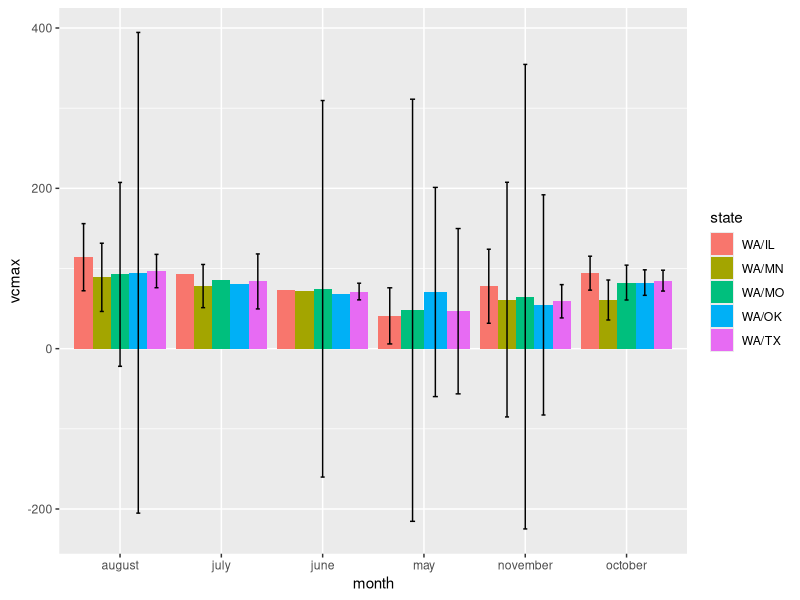
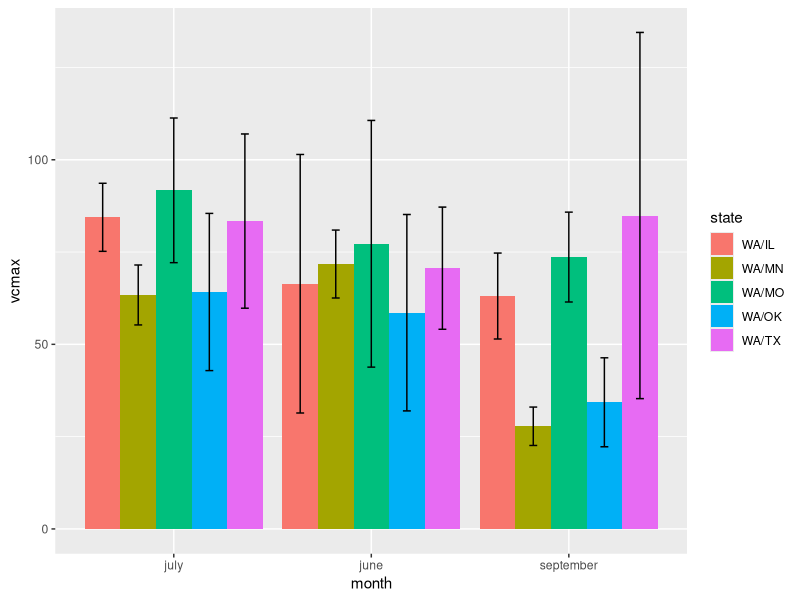
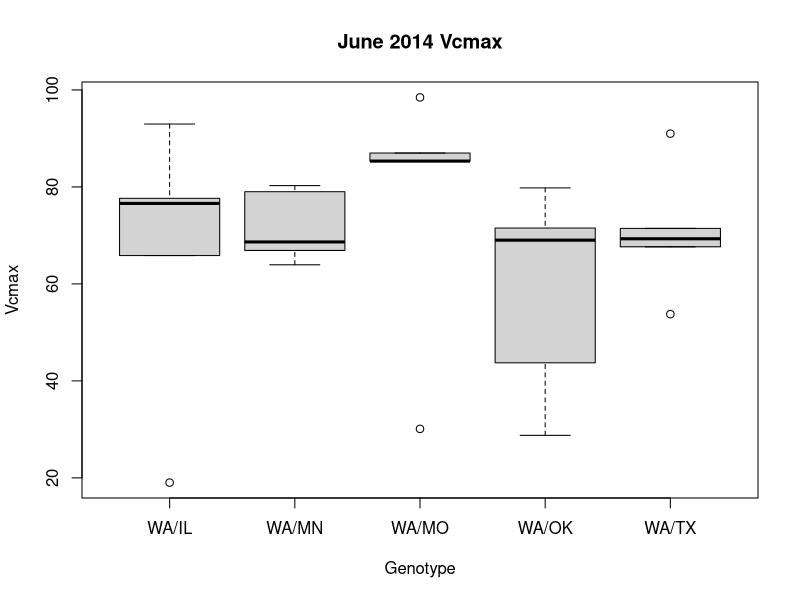
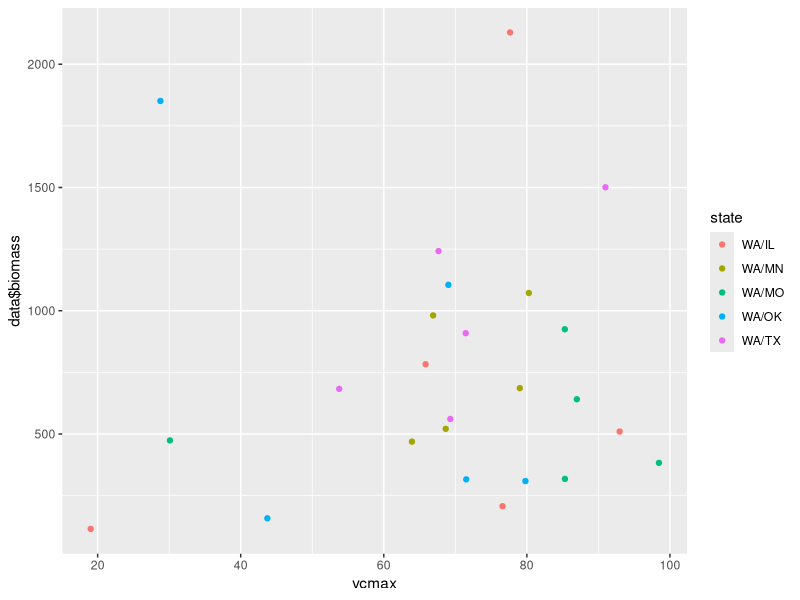
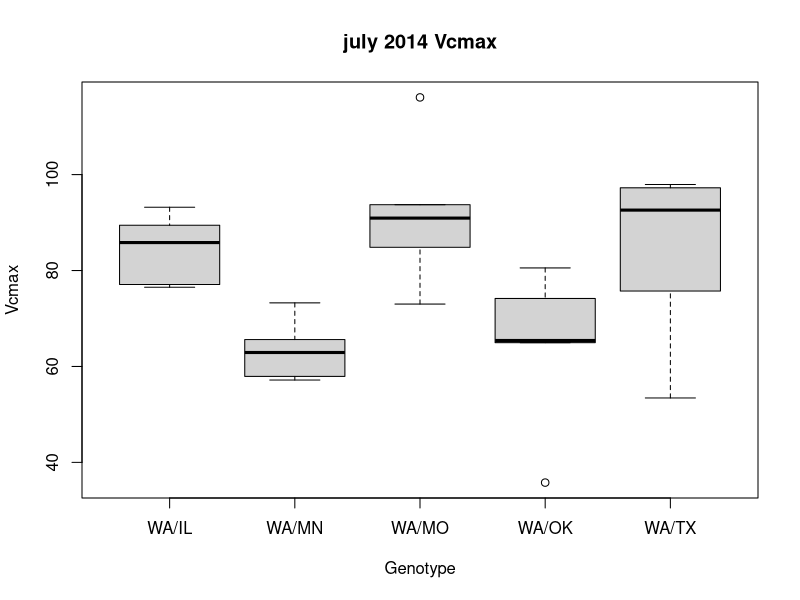
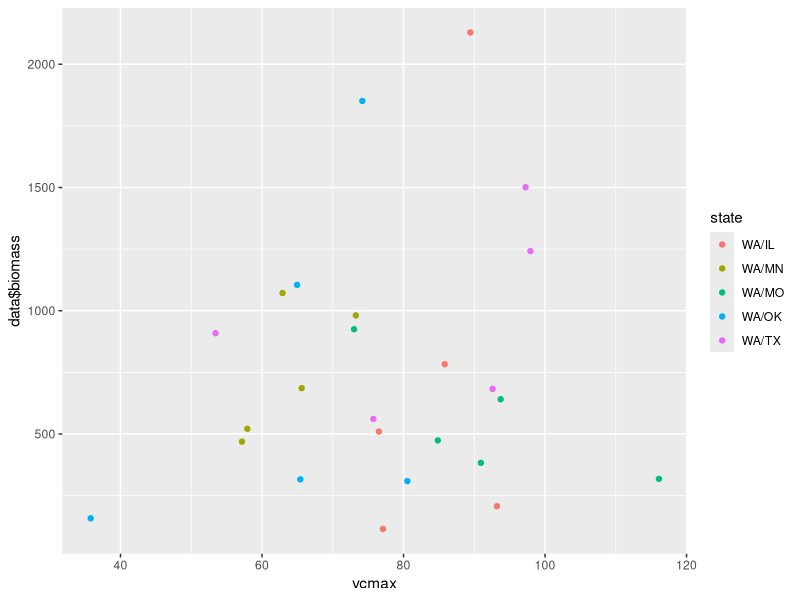
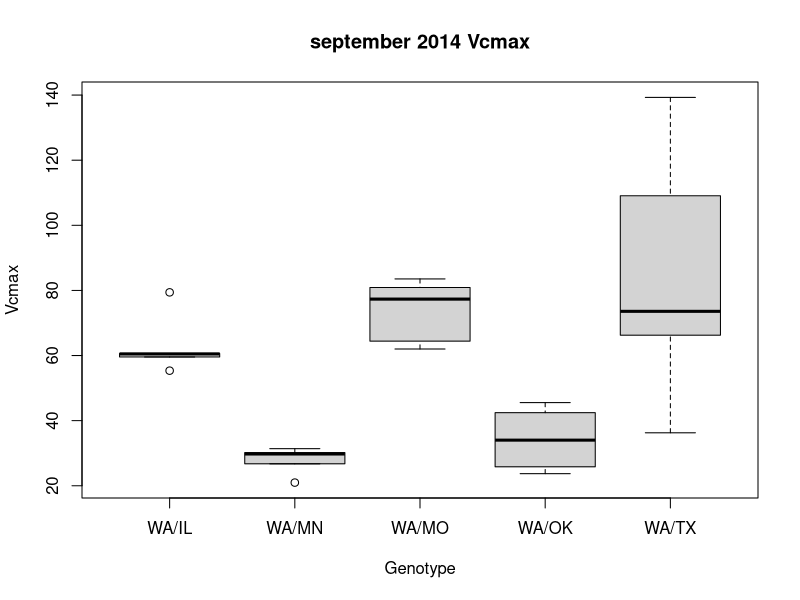
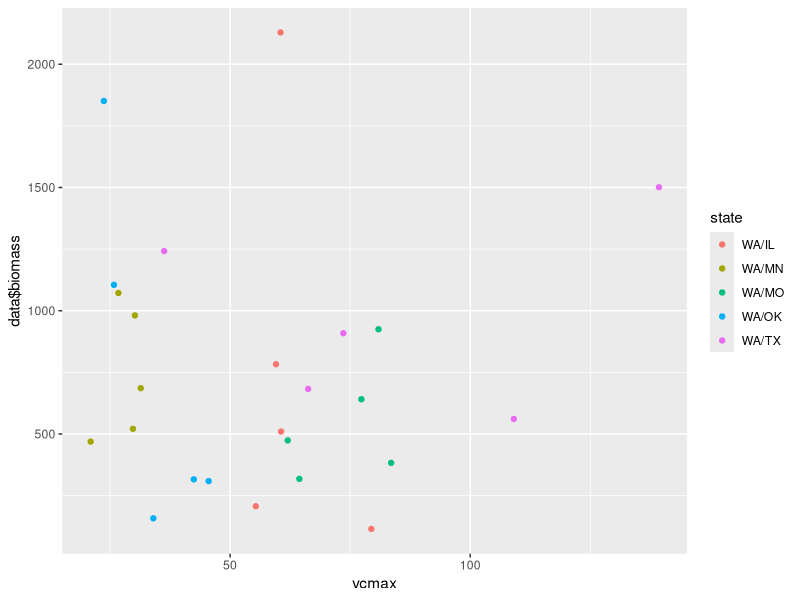

R code for these plots, in order: (Note: this script raises an error after producing the figures.)
setwd("./data/")


aci <- read.table (file="2013_2014_photosynthesis_master.csv", sep=",", header=TRUE)
data <- read.table (file="2014_all_but_photosynthesis_master.csv", sep=",", header=TRUE)


#subset Ian's trees
aci_focus <- aci[aci$state %in% c("WA/OK","WA/TX","WA/IL","WA/MO","WA/MN"), ]

#subset 2013/2014
aci2013 <- subset(aci_focus, year == 2013)
aci2014 <- subset(aci_focus, year == 2014)



#libraries
library(ggplot2)

#tapply to get averages

#tapply(aci2014$vcmax, aci2014$genotype, mean)

#summary stats
#trying to follow http://www.cookbook-r.com/Graphs/Plotting_means_and_error_bars_(ggplot2)/

#define function summarySE

summarySE <- function(data=NULL, measurevar, groupvars=NULL, na.rm=FALSE,
                      conf.interval=.95, .drop=TRUE) {
  library(plyr)
  
  # New version of length which can handle NA's: if na.rm==T, don't count them
  length2 <- function (x, na.rm=FALSE) {
    if (na.rm) sum(!is.na(x))
    else       length(x)
  }
  
  # This does the summary. For each group's data frame, return a vector with
  # N, mean, and sd
  datac <- ddply(data, groupvars, .drop=.drop,
                 .fun = function(xx, col) {
                   c(N    = length2(xx[[col]], na.rm=na.rm),
                     mean = mean   (xx[[col]], na.rm=na.rm),
                     sd   = sd     (xx[[col]], na.rm=na.rm)
                   )
                 },
                 measurevar
  )
  
  # Rename the "mean" column    
  datac <- rename(datac, c("mean" = measurevar))
  
  datac$se <- datac$sd / sqrt(datac$N)  # Calculate standard error of the mean
  
  # Confidence interval multiplier for standard error
  # Calculate t-statistic for confidence interval: 
  # e.g., if conf.interval is .95, use .975 (above/below), and use df=N-1
  ciMult <- qt(conf.interval/2 + .5, datac$N-1)
  datac$ci <- datac$se * ciMult
  
  return(datac)
}






#plot means




# Summaries, bar graphs, boxplots

# Graphs use 95% confidence intervals instead of SEM. See reference above.

# Vcmax

#2013
summary_vcmax <- summarySE(aci2013, measurevar="vcmax", groupvars=c("state","month"))

ggplot(summary_vcmax, aes(x=month, y=vcmax, fill=state)) + 
  geom_bar(position=position_dodge(), stat="identity") +
  geom_errorbar(aes(ymin=vcmax-ci, ymax=vcmax+ci),
                width=.2,                    # Width of the error bars
                position=position_dodge(.9))

#2014
summary_vcmax <- summarySE(aci2014, measurevar="vcmax", groupvars=c("state","month"))

ggplot(summary_vcmax, aes(x=month, y=vcmax, fill=state)) + 
  geom_bar(position=position_dodge(), stat="identity") +
  geom_errorbar(aes(ymin=vcmax-ci, ymax=vcmax+ci),
                width=.2,                    # Width of the error bars
                position=position_dodge(.9))



#June
june_aci <- subset(aci2014, month == "june")

boxplot(vcmax ~ state, data = june_aci,
        xlab = "Genotype", ylab = "Vcmax",
        main = "June 2014 Vcmax")

qplot(vcmax, data$biomass, colour = state, data = june_aci)


#July
july_aci <- subset(aci2014, month == "july")

boxplot(vcmax ~ state, data = july_aci,
        xlab = "Genotype", ylab = "Vcmax",
        main = "july 2014 Vcmax")

qplot(vcmax, data$biomass, colour = state, data = july_aci)


#September
september_aci <- subset(aci2014, month == "september")

boxplot(vcmax ~ state, data = september_aci,
        xlab = "Genotype", ylab = "Vcmax",
        main = "september 2014 Vcmax")

qplot(vcmax, data$biomass, colour = state, data = september_aci)






# jmax

summary_jmax <- summarySE(aci2014, measurevar="jmax", groupvars=c("state","month"))

ggplot(summary_jmax, aes(x=month, y=jmax, fill=state)) + 
  geom_bar(position=position_dodge(), stat="identity") +
  geom_errorbar(aes(ymin=jmax-ci, ymax=jmax+ci),
                width=.2,                    # Width of the error bars
                position=position_dodge(.9))

qplot(jmax, data$biomass, colour = state, data = june_aci)



#June
june_aci <- subset(aci2014, month == "june")

boxplot(jmax ~ state, data = june_aci,
        xlab = "Genotype", ylab = "jmax",
        main = "June 2014 jmax")

#July
july_aci <- subset(aci2014, month == "july")

boxplot(jmax ~ state, data = july_aci,
        xlab = "Genotype", ylab = "jmax",
        main = "july 2014 jmax")

qplot(jmax, data$biomass, colour = state, data = july_aci)


#September
september_aci <- subset(aci2014, month == "september")

boxplot(jmax ~ state, data = september_aci,
        xlab = "Genotype", ylab = "jmax",
        main = "september 2014 jmax")

qplot(jmax, data$biomass, colour = state, data = september_aci)




# Biomass

summary_biomass <- summarySE(data, measurevar="biomass", groupvars=c("state"))

ggplot(summary_biomass, aes(x=state, y=biomass, fill=state)) + 
  geom_bar(position=position_dodge(), stat="identity") +
  geom_errorbar(aes(ymin=biomass-ci, ymax=biomass+ci),
                width=.2,                    # Width of the error bars
                position=position_dodge(.9))

boxplot(biomass ~ state, data = data,
        xlab = "Genotype", ylab = "Biomass (g)", 
        main = "2014 Biomass")

# Start growth
summary_start_growth <- summarySE(data, measurevar="start_growth", groupvars=c("state"))

ggplot(summary_start_growth, aes(x=state, y=start_growth, fill=state)) + 
  geom_bar(position=position_dodge(), stat="identity") +
  geom_errorbar(aes(ymin=start_growth-ci, ymax=start_growth+ci),
                width=.2,                    # Width of the error bars
                position=position_dodge(.9))

boxplot(start_growth ~ state, data = data,
        xlab = "Genotype", ylab = "start_growth", 
        main = "2014 start_growth")


plot(data$start_growth, data$biomass, xlab = "Start growth (doy)", ylab = "Biomass (g)", 
     main = "2014 Biomass vs. Budbreak")

qplot(start_growth, biomass, colour = state, data = data)

# End growth

summary_end_growth <- summarySE(data, measurevar="end_growth", groupvars=c("state"))


ggplot(summary_end_growth, aes(x=state, y=end_growth, fill=state)) + 
  geom_bar(position=position_dodge(), stat="identity") +
  geom_errorbar(aes(ymin=end_growth-ci, ymax=end_growth+ci),
                width=.2,                    # Width of the error bars
                position=position_dodge(.9))


boxplot(end_growth ~ state, data = data,
        xlab = "Genotype", ylab = "end_growth", 
        main = "2014 end_growth")




# Duration growth
summary_duration_growth <- summarySE(data, measurevar="duration_growth", groupvars=c("state"))

ggplot(summary_duration_growth, aes(x=state, y=duration_growth, fill=state)) + 
  geom_bar(position=position_dodge(), stat="identity") +
  geom_errorbar(aes(ymin=duration_growth-ci, ymax=duration_growth+ci),
                width=.2,                    # Width of the error bars
                position=position_dodge(.9))

boxplot(duration_growth ~ state, data = data,
        xlab = "Genotype", ylab = "duration_growth", 
        main = "2014 duration_growth")

plot(data$duration_growth, data$biomass, xlab = "Duration growth (days)", ylab = "Biomass (g)", 
     main = "2014 Biomass vs. Growth duration")

qplot(duration_growth, biomass, colour = state, data = data)


# June branches

summary_june_branch_number <- summarySE(data, measurevar="june_branch_number", groupvars=c("state"))

ggplot(summary_june_branch_number, aes(x=state, y=june_branch_number, fill=state)) + 
  geom_bar(position=position_dodge(), stat="identity") +
  geom_errorbar(aes(ymin=june_branch_number-ci, ymax=june_branch_number+ci),
                width=.2,                    # Width of the error bars
                position=position_dodge(.9))

boxplot(june_branch_number ~ state, data = data,
        xlab = "Genotype", ylab = "june_branch_number", 
        main = "2014 june_branch_number")

plot(data$june_branch_number, data$biomass, xlab = "June branch number", ylab = "Biomass (g)", 
     main = "2014 Biomass vs. June branch number")

qplot(june_branch_number, biomass, colour = state, data = data)


# December branches

summary_december_branch_number <- summarySE(data, measurevar="december_branch_number", groupvars=c("state"))

ggplot(summary_december_branch_number, aes(x=state, y=december_branch_number, fill=state)) + 
  geom_bar(position=position_dodge(), stat="identity") +
  geom_errorbar(aes(ymin=december_branch_number-ci, ymax=december_branch_number+ci),
                width=.2,                    # Width of the error bars
                position=position_dodge(.9))

boxplot(december_branch_number ~ state, data = data,
        xlab = "Genotype", ylab = "december_branch_number", 
        main = "2014 december_branch_number")


# June total diameter

summary_june_total_diameter <- summarySE(data, measurevar="june_total_diameter", groupvars=c("state"))

ggplot(summary_june_total_diameter, aes(x=state, y=june_total_diameter, fill=state)) + 
  geom_bar(position=position_dodge(), stat="identity") +
  geom_errorbar(aes(ymin=june_total_diameter-ci, ymax=june_total_diameter+ci),
                width=.2,                    # Width of the error bars
                position=position_dodge(.9))

boxplot(june_total_diameter ~ state, data = data,
        xlab = "Genotype", ylab = "june_total_diameter", 
        main = "2014 june_total_diameter")

plot(data$june_total_diameter, data$biomass, xlab = "June total diameter", ylab = "Biomass (g)", 
     main = "2014 Biomass vs. June total diameter")

qplot(june_total_diameter, biomass, colour = state, data = data)


# December total diameter

summary_december_total_diameter <- summarySE(data, measurevar="december_total_diameter", groupvars=c("state"))

ggplot(summary_december_total_diameter, aes(x=state, y=december_total_diameter, fill=state)) + 
  geom_bar(position=position_dodge(), stat="identity") +
  geom_errorbar(aes(ymin=december_total_diameter-ci, ymax=december_total_diameter+ci),
                width=.2,                    # Width of the error bars
                position=position_dodge(.9))


boxplot(december_total_diameter ~ state, data = data,
        xlab = "Genotype", ylab = "december_total_diameter", 
        main = "2014 december_total_diameter")


# June diameter of largest branch

summary_june_max_diameter <- summarySE(data, measurevar="june_max_diameter", groupvars=c("state"))


ggplot(summary_june_max_diameter, aes(x=state, y=june_max_diameter, fill=state)) + 
  geom_bar(position=position_dodge(), stat="identity") +
  geom_errorbar(aes(ymin=june_max_diameter-ci, ymax=june_max_diameter+ci),
                width=.2,                    # Width of the error bars
                position=position_dodge(.9))

boxplot(june_max_diameter ~ state, data = data,
        xlab = "Genotype", ylab = "june_max_diameter", 
        main = "2014 june_max_diameter")

plot(data$june_max_diameter, data$biomass, xlab = "June max diameter", ylab = "Biomass (g)", 
     main = "2014 Biomass vs. June max diameter")

qplot(june_max_diameter, biomass, colour = state, data = data)


# December diameter of largest branch

summary_december_max_diameter <- summarySE(data, measurevar="december_max_diameter", groupvars=c("state"))

ggplot(summary_december_max_diameter, aes(x=state, y=december_max_diameter, fill=state)) + 
  geom_bar(position=position_dodge(), stat="identity") +
  geom_errorbar(aes(ymin=december_max_diameter-ci, ymax=december_max_diameter+ci),
                width=.2,                    # Width of the error bars
                position=position_dodge(.9))

boxplot(december_max_diameter ~ state, data = data,
        xlab = "Genotype", ylab = "december_max_diameter", 
        main = "2014 december_max_diameter")

# Leaf number

summary_leaf_number <- summarySE(data, measurevar="leaf_number", groupvars=c("state"))

ggplot(summary_leaf_number, aes(x=state, y=leaf_number, fill=state)) + 
  geom_bar(position=position_dodge(), stat="identity") +
  geom_errorbar(aes(ymin=leaf_number-ci, ymax=leaf_number+ci),
                width=.2,                    # Width of the error bars
                position=position_dodge(.9))

boxplot(leaf_number ~ state, data = data,
        xlab = "Genotype", ylab = "leaf_number", 
        main = "2014 leaf_number")

plot(data$leaf_number, data$biomass, xlab = "Leaf number", ylab = "Biomass (g)", 
     main = "2014 Biomass vs. Leaf number")

qplot(leaf_number, biomass, colour = state, data = data)
